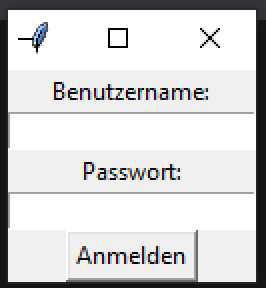
#> input picture screenshot.PNG, 133 x 144 px, found by its file name (shown 2 times larger)
$ python BenutzerVerwaltung.py
#> lines starting #> are read from the running program, lines starting #| are printed output that depends on the picture
import cv2
import numpy as np

# Screenshot der Benutzeroberfläche
image = cv2.imread("screenshot.png")  # Hier den Screenshot der UI laden
#> image is the input picture: shape (144, 133, 3); mean B, G, R 212.4, 212, 212.1

# Verwenden eines einfachen Erkennungsalgorithmus (z.B. Kantenerkennung oder Template Matching)
gray = cv2.cvtColor(image, cv2.COLOR_BGR2GRAY)
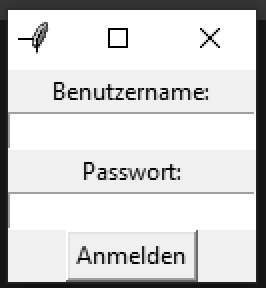
#> gray: shape (144, 133) (shown 2 times larger); min 0, max 255, mean 212.1
edges = cv2.Canny(gray, 50, 150)
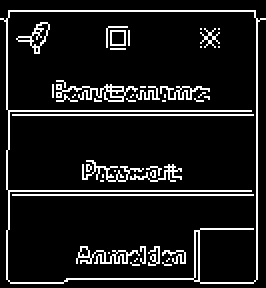
#> edges: shape (144, 133) (shown 2 times larger); 10.1% white in thin lines or dots

# Template Matching für Knöpfe und Eingabefelder (du musst Vorlagenbilder von Knöpfen und Feldern erstellen)
button_template = cv2.imread("button_template.png", 0)
#> (the run stopped early here; a loop or call above may not have finished)
